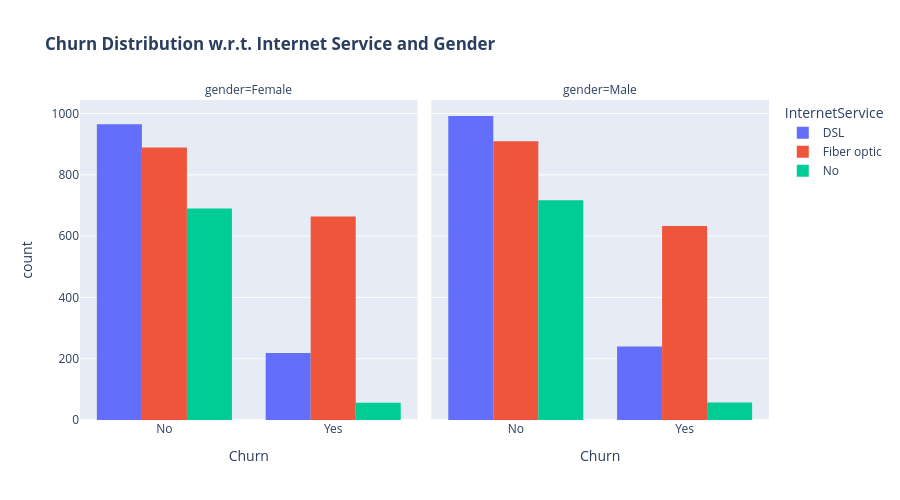

Notebook code cell kept with this figure:
### Code cell
fig = px.histogram(
    df,
    x="Churn",
    color="InternetService",
    facet_col="gender",
    barmode="group",
    title="<b>Churn Distribution w.r.t. Internet Service and Gender</b>",
)
fig.update_layout(width=900, height=500)
fig.show()

### Figure 1 — Plotly figure (JSON) as saved in the notebook; plotly's stock layout.template omitted (floating-point values rounded to 4 significant figures; data arrays with more than 128 entries replaced by an {"elided": "..."} marker saying what was removed)
{"data": [{"alignmentgroup": "True", "bingroup": "x", "hovertemplate": "InternetService=DSL<br>gender=Female<br>Churn=%{x}<br>count=%{y}<extra></extra>", "legendgroup": "DSL", "marker": {"color": "#636efa", "pattern": {"shape": ""}}, "name": "DSL", "offsetgroup": "DSL", "orientation": "v", "showlegend": true, "type": "histogram", "x": {"elided": "1184 str values"}, "xaxis": "x", "yaxis": "y"}, {"alignmentgroup": "True", "bingroup": "x", "hovertemplate": "InternetService=DSL<br>gender=Male<br>Churn=%{x}<br>count=%{y}<extra></extra>", "legendgroup": "DSL", "marker": {"color": "#636efa", "pattern": {"shape": ""}}, "name": "DSL", "offsetgroup": "DSL", "orientation": "v", "showlegend": false, "type": "histogram", "x": {"elided": "1232 str values"}, "xaxis": "x2", "yaxis": "y2"}, {"alignmentgroup": "True", "bingroup": "x", "hovertemplate": "InternetService=Fiber optic<br>gender=Female<br>Churn=%{x}<br>count=%{y}<extra></extra>", "legendgroup": "Fiber optic", "marker": {"color": "#EF553B", "pattern": {"shape": ""}}, "name": "Fiber optic", "offsetgroup": "Fiber optic", "orientation": "v", "showlegend": true, "type": "histogram", "x": {"elided": "1553 str values"}, "xaxis": "x", "yaxis": "y"}, {"alignmentgroup": "True", "bingroup": "x", "hovertemplate": "InternetService=Fiber optic<br>gender=Male<br>Churn=%{x}<br>count=%{y}<extra></extra>", "legendgroup": "Fiber optic", "marker": {"color": "#EF553B", "pattern": {"shape": ""}}, "name": "Fiber optic", "offsetgroup": "Fiber optic", "orientation": "v", "showlegend": false, "type": "histogram", "x": {"elided": "1543 str values"}, "xaxis": "x2", "yaxis": "y2"}, {"alignmentgroup": "True", "bingroup": "x", "hovertemplate": "InternetService=No<br>gender=Female<br>Churn=%{x}<br>count=%{y}<extra></extra>", "legendgroup": "No", "marker": {"color": "#00cc96", "pattern": {"shape": ""}}, "name": "No", "offsetgroup": "No", "orientation": "v", "showlegend": true, "type": "histogram", "x": {"elided": "746 str values"}, "xaxis": "x", "yaxis": "y"}, {"alignmentgroup": "True", "bingroup": "x", "hovertemplate": "InternetService=No<br>gender=Male<br>Churn=%{x}<br>count=%{y}<extra></extra>", "legendgroup": "No", "marker": {"color": "#00cc96", "pattern": {"shape": ""}}, "name": "No", "offsetgroup": "No", "orientation": "v", "showlegend": false, "type": "histogram", "x": {"elided": "774 str values"}, "xaxis": "x2", "yaxis": "y2"}], "layout": {"annotations": [{"font": {}, "showarrow": false, "text": "gender=Female", "x": 0.245, "xanchor": "center", "xref": "paper", "y": 1, "yanchor": "bottom", "yref": "paper"}, {"font": {}, "showarrow": false, "text": "gender=Male", "x": 0.755, "xanchor": "center", "xref": "paper", "y": 1, "yanchor": "bottom", "yref": "paper"}], "barmode": "group", "height": 500, "legend": {"title": {"text": "InternetService"}, "tracegroupgap": 0}, "title": {"text": "<b>Churn Distribution w.r.t. Internet Service and Gender</b>"}, "width": 900, "xaxis": {"anchor": "y", "domain": [0, 0.49], "title": {"text": "Churn"}}, "xaxis2": {"anchor": "y2", "domain": [0.51, 1], "matches": "x", "title": {"text": "Churn"}}, "yaxis": {"anchor": "x", "domain": [0, 1], "title": {"text": "count"}}, "yaxis2": {"anchor": "x2", "domain": [0, 1], "matches": "y", "showticklabels": false}}}
